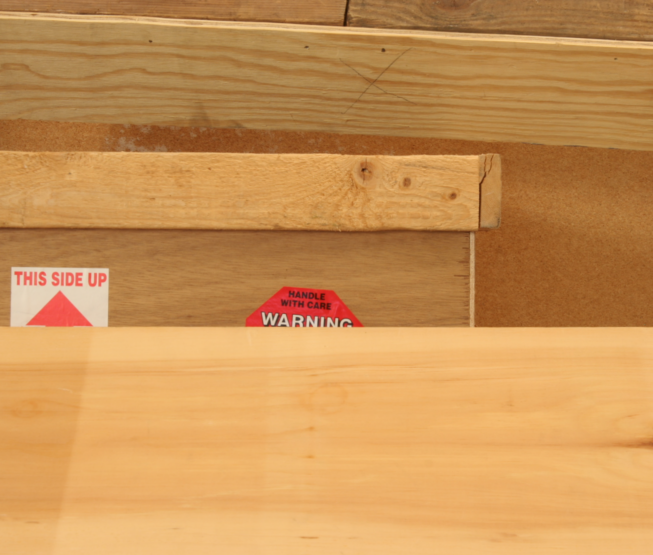
#> input picture 计算机视觉实践-练习5/img4_1.png, 653 x 555 px
$ jupyter execute main.ipynb
#> lines starting #> are read from the running program, lines starting #| are printed output that depends on the picture
[cell 1]
import os

import cv2
import numpy as np
import time


def read_images(left_image_path, right_image_path):
    # 以灰度模式读取图像
#> called with left_image_path = 'img4_1.png', right_image_path = 'img4_2.png'
    left_image = cv2.imread(left_image_path, 0)
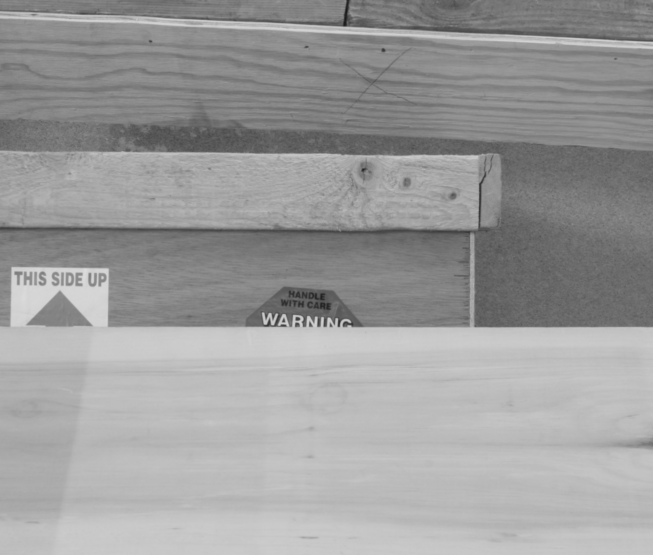
#> left_image: shape (555, 653); min 25, max 220, mean 156
    right_image = cv2.imread(right_image_path, 0)
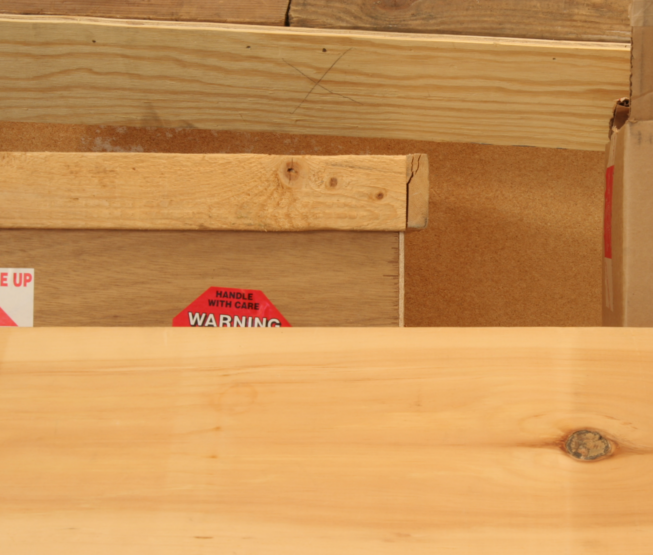
#> input picture 计算机视觉实践-练习5/img4_2.png, 653 x 555 px
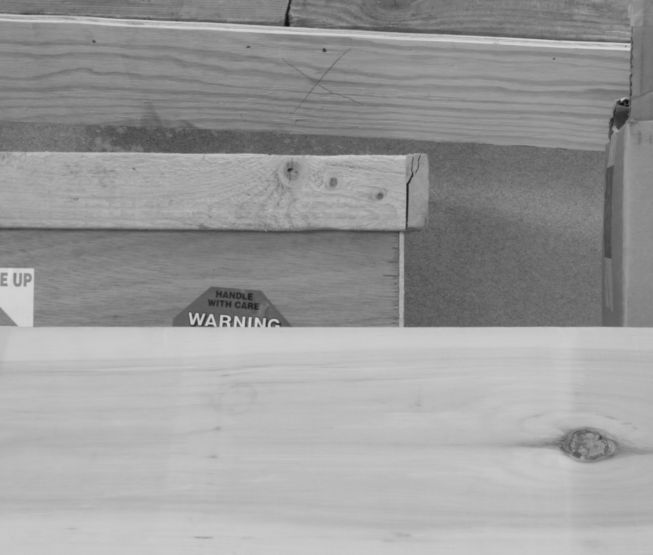
#> right_image: shape (555, 653); min 18, max 220, mean 154.5
    return left_image, right_image

def ncc(left_block, right_block):
    # 计算两个块之间的归一化互相关（NCC）
    product = np.mean((left_block - left_block.mean()) * (right_block - right_block.mean()))
    stds = left_block.std() * right_block.std()

    if stds == 0:
        return 0
    else:
        return product / stds

def ssd(left_block, right_block):
    # 计算两个块之间的平方差之和（SSD）
    return np.sum(np.square(np.subtract(left_block, right_block)))

def sad(left_block, right_block):
    # 计算两个块之间的绝对差之和（SAD）
    return np.sum(np.abs(np.subtract(left_block, right_block)))

def select_similarity_function(method):
    # 根据方法名称选择相似性度量函数
    if method == 'ncc':
        return ncc
    elif method == 'ssd':
        return ssd
    elif method == 'sad':
        return sad
    else:
        raise ValueError("未知方法，请确认！")

def compute_disparity_map(left_image, right_image, block_size, disparity_range, method='ncc'):
    # 初始化视差图
#> called with block_size = 5, disparity_range = 64, method = 'ncc'
    height, width = left_image.shape
#> height = 555; width = 653
    disparity_map = np.zeros((height, width), np.uint8)
    half_block_size = block_size // 2
    similarity_function = select_similarity_function(method)

    # 遍历图像中的每个像素
    for row in range(half_block_size, height - half_block_size):
        for col in range(half_block_size, width - half_block_size):
            best_disparity = 0
            best_similarity = float('inf') if method in ['ssd', 'sad'] else float('-inf')

            # 定义一个基于当前像素的比较块
            left_block = left_image[row - half_block_size:row + half_block_size + 1,
                         col - half_block_size:col + half_block_size + 1]

            # 遍历不同的视差
            for d in range(disparity_range):
                if col - d < half_block_size:
                    continue

                # 定义用于比较的第二个块
                right_block = right_image[row - half_block_size:row + half_block_size + 1,
                              col - d - half_block_size:col - d + half_block_size + 1]

                # 计算相似性度量
                similarity = similarity_function(left_block, right_block)

                # 如有必要，更新最佳相似性和视差
                if method in ['ssd', 'sad']:
                    # 对于SSD和SAD，我们对最小值感兴趣
                    if similarity < best_similarity:
                        best_similarity = similarity
                        best_disparity = d
                else:
                    # 对于NCC，我们对最大值感兴趣
                    if similarity > best_similarity:
                        best_similarity = similarity
                        best_disparity = d

            # 将最佳视差赋给视差图
            disparity_map[row, col] = best_disparity * (256. / disparity_range)
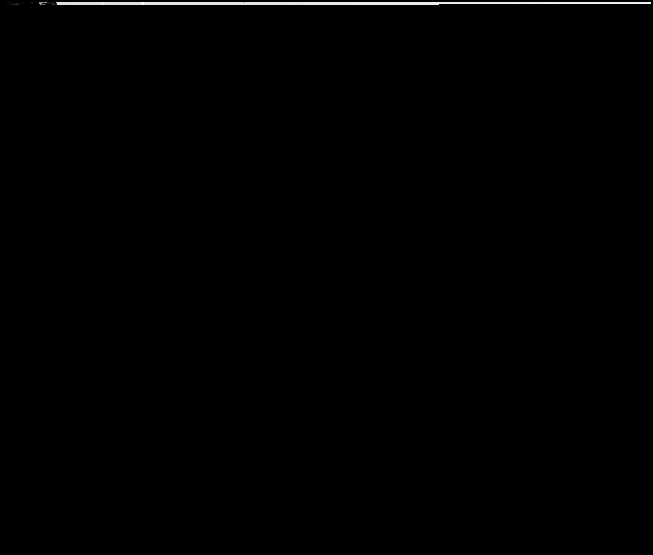
#> disparity_map: shape (555, 653); min 0, max 252, mean 1

    return disparity_map

def main():
    # 定义输入图像的路径
    left_image_path = 'img4_1.png'
    right_image_path = 'img4_2.png'

    # 加载图像
    left_image, right_image = read_images(left_image_path, right_image_path)

    # 记录开始时间
    start_time = time.time()

    # 定义块大小和视差范围
    block_size = 5
    disparity_range = 64

    # 指定相似性度量方法 ('ncc', 'ssd', 或 'sad')
    method = 'ncc'  # 更改此字符串以在方法间切换

    # 使用选定的方法计算视差图
    disparity_map = compute_disparity_map(left_image, right_image, block_size, disparity_range, method=method)

    # 指定保存视差图的文件夹路径
    img = left_image_path.split("_")
    save_path = f'outputs/{method}/{img[0]}'

    # 确保save_path是字符串类型
    if not isinstance(save_path, str):
        raise TypeError("save_path must be a string")

    # 如果文件夹不存在，则创建它
    if not os.path.exists(save_path):
        os.makedirs(save_path)

    # 组合文件夹路径和文件名
    save_image_path = os.path.join(save_path, f'{method}_block_size_{block_size}.png')

    # 保存图像到文件
    cv2.imwrite(save_image_path, disparity_map)

    # 为了显示，调整视差图的大小
    scale_factor = 3.0
    resized_image = cv2.resize(disparity_map, (0, 0), fx=scale_factor, fy=scale_factor)

    # 显示结果
    cv2.imshow('disparity_map_resized', resized_image)
    print('时间消耗:', time.time() - start_time)

    # 等待按键后关闭所有窗口
    cv2.waitKey(0)
    cv2.destroyAllWindows()

if __name__ == "__main__":
    main()
